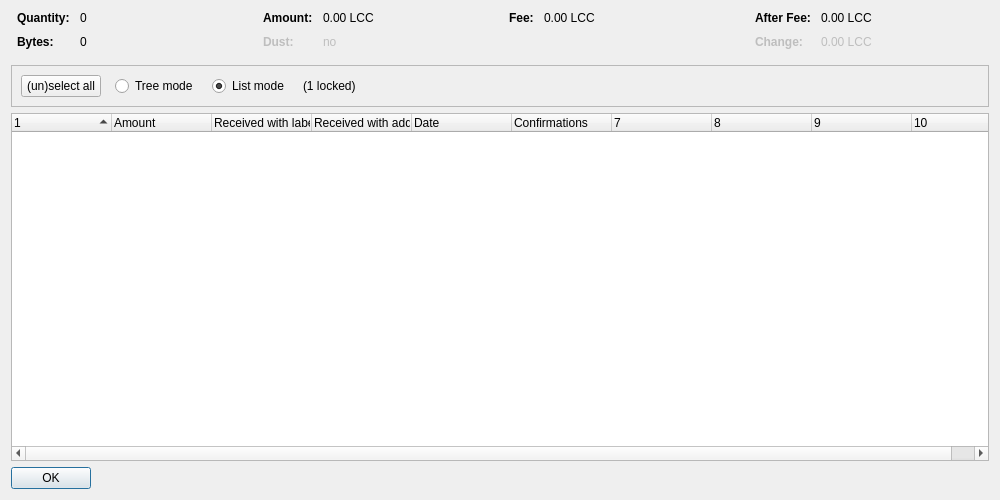
<?xml version="1.0" encoding="UTF-8"?>
<ui version="4.0">
 <class>CoinControlDialog</class>
 <widget class="QDialog" name="CoinControlDialog">
  <property name="geometry">
   <rect>
    <x>0</x>
    <y>0</y>
    <width>1000</width>
    <height>500</height>
   </rect>
  </property>
  <property name="windowTitle">
   <string>Coin Selection</string>
  </property>
  <layout class="QVBoxLayout" name="verticalLayout">
   <item>
    <layout class="QHBoxLayout" name="horizontalLayoutTop" stretch="0,0,0,0">
     <property name="topMargin">
      <number>0</number>
     </property>
     <property name="bottomMargin">
      <number>10</number>
     </property>
     <item>
      <layout class="QFormLayout" name="formLayoutCoinControl1">
       <property name="horizontalSpacing">
        <number>10</number>
       </property>
       <property name="verticalSpacing">
        <number>10</number>
       </property>
       <property name="leftMargin">
        <number>6</number>
       </property>
       <property name="rightMargin">
        <number>6</number>
       </property>
       <item row="0" column="0">
        <widget class="QLabel" name="labelCoinControlQuantityText">
         <property name="font">
          <font>
           <weight>75</weight>
           <bold>true</bold>
          </font>
         </property>
         <property name="text">
          <string>Quantity:</string>
         </property>
        </widget>
       </item>
       <item row="0" column="1">
        <widget class="QLabel" name="labelCoinControlQuantity">
         <property name="cursor">
          <cursorShape>IBeamCursor</cursorShape>
         </property>
         <property name="contextMenuPolicy">
          <enum>Qt::ActionsContextMenu</enum>
         </property>
         <property name="text">
          <string notr="true">0</string>
         </property>
         <property name="textInteractionFlags">
          <set>Qt::LinksAccessibleByMouse|Qt::TextSelectableByKeyboard|Qt::TextSelectableByMouse</set>
         </property>
        </widget>
       </item>
       <item row="1" column="0">
        <widget class="QLabel" name="labelCoinControlBytesText">
         <property name="font">
          <font>
           <weight>75</weight>
           <bold>true</bold>
          </font>
         </property>
         <property name="text">
          <string>Bytes:</string>
         </property>
        </widget>
       </item>
       <item row="1" column="1">
        <widget class="QLabel" name="labelCoinControlBytes">
         <property name="cursor">
          <cursorShape>IBeamCursor</cursorShape>
         </property>
         <property name="contextMenuPolicy">
          <enum>Qt::ActionsContextMenu</enum>
         </property>
         <property name="text">
          <string notr="true">0</string>
         </property>
         <property name="textInteractionFlags">
          <set>Qt::LinksAccessibleByMouse|Qt::TextSelectableByKeyboard|Qt::TextSelectableByMouse</set>
         </property>
        </widget>
       </item>
      </layout>
     </item>
     <item>
      <layout class="QFormLayout" name="formLayoutCoinControl2">
       <property name="horizontalSpacing">
        <number>10</number>
       </property>
       <property name="verticalSpacing">
        <number>10</number>
       </property>
       <property name="leftMargin">
        <number>6</number>
       </property>
       <property name="rightMargin">
        <number>6</number>
       </property>
       <item row="0" column="0">
        <widget class="QLabel" name="labelCoinControlAmountText">
         <property name="font">
          <font>
           <weight>75</weight>
           <bold>true</bold>
          </font>
         </property>
         <property name="text">
          <string>Amount:</string>
         </property>
        </widget>
       </item>
       <item row="0" column="1">
        <widget class="QLabel" name="labelCoinControlAmount">
         <property name="cursor">
          <cursorShape>IBeamCursor</cursorShape>
         </property>
         <property name="contextMenuPolicy">
          <enum>Qt::ActionsContextMenu</enum>
         </property>
         <property name="text">
          <string notr="true">0.00 LCC</string>
         </property>
         <property name="textInteractionFlags">
          <set>Qt::LinksAccessibleByMouse|Qt::TextSelectableByKeyboard|Qt::TextSelectableByMouse</set>
         </property>
        </widget>
       </item>
       <item row="1" column="0">
        <widget class="QLabel" name="labelCoinControlLowOutputText">
         <property name="enabled">
          <bool>false</bool>
         </property>
         <property name="font">
          <font>
           <weight>75</weight>
           <bold>true</bold>
          </font>
         </property>
         <property name="text">
          <string>Dust:</string>
         </property>
        </widget>
       </item>
       <item row="1" column="1">
        <widget class="QLabel" name="labelCoinControlLowOutput">
         <property name="enabled">
          <bool>false</bool>
         </property>
         <property name="cursor">
          <cursorShape>IBeamCursor</cursorShape>
         </property>
         <property name="contextMenuPolicy">
          <enum>Qt::ActionsContextMenu</enum>
         </property>
         <property name="text">
          <string notr="true">no</string>
         </property>
         <property name="textInteractionFlags">
          <set>Qt::LinksAccessibleByMouse|Qt::TextSelectableByKeyboard|Qt::TextSelectableByMouse</set>
         </property>
        </widget>
       </item>
      </layout>
     </item>
     <item>
      <layout class="QFormLayout" name="formLayoutCoinControl3">
       <property name="horizontalSpacing">
        <number>10</number>
       </property>
       <property name="verticalSpacing">
        <number>10</number>
       </property>
       <property name="leftMargin">
        <number>6</number>
       </property>
       <property name="rightMargin">
        <number>6</number>
       </property>
       <item row="0" column="0">
        <widget class="QLabel" name="labelCoinControlFeeText">
         <property name="font">
          <font>
           <weight>75</weight>
           <bold>true</bold>
          </font>
         </property>
         <property name="text">
          <string>Fee:</string>
         </property>
        </widget>
       </item>
       <item row="0" column="1">
        <widget class="QLabel" name="labelCoinControlFee">
         <property name="cursor">
          <cursorShape>IBeamCursor</cursorShape>
         </property>
         <property name="contextMenuPolicy">
          <enum>Qt::ActionsContextMenu</enum>
         </property>
         <property name="text">
          <string notr="true">0.00 LCC</string>
         </property>
         <property name="textInteractionFlags">
          <set>Qt::LinksAccessibleByMouse|Qt::TextSelectableByKeyboard|Qt::TextSelectableByMouse</set>
         </property>
        </widget>
       </item>
      </layout>
     </item>
     <item>
      <layout class="QFormLayout" name="formLayoutCoinControl4">
       <property name="horizontalSpacing">
        <number>10</number>
       </property>
       <property name="verticalSpacing">
        <number>10</number>
       </property>
       <property name="leftMargin">
        <number>6</number>
       </property>
       <property name="rightMargin">
        <number>6</number>
       </property>
       <item row="0" column="0">
        <widget class="QLabel" name="labelCoinControlAfterFeeText">
         <property name="font">
          <font>
           <weight>75</weight>
           <bold>true</bold>
          </font>
         </property>
         <property name="text">
          <string>After Fee:</string>
         </property>
        </widget>
       </item>
       <item row="0" column="1">
        <widget class="QLabel" name="labelCoinControlAfterFee">
         <property name="cursor">
          <cursorShape>IBeamCursor</cursorShape>
         </property>
         <property name="contextMenuPolicy">
          <enum>Qt::ActionsContextMenu</enum>
         </property>
         <property name="text">
          <string notr="true">0.00 LCC</string>
         </property>
         <property name="textInteractionFlags">
          <set>Qt::LinksAccessibleByMouse|Qt::TextSelectableByKeyboard|Qt::TextSelectableByMouse</set>
         </property>
        </widget>
       </item>
       <item row="1" column="0">
        <widget class="QLabel" name="labelCoinControlChangeText">
         <property name="enabled">
          <bool>false</bool>
         </property>
         <property name="font">
          <font>
           <weight>75</weight>
           <bold>true</bold>
          </font>
         </property>
         <property name="text">
          <string>Change:</string>
         </property>
        </widget>
       </item>
       <item row="1" column="1">
        <widget class="QLabel" name="labelCoinControlChange">
         <property name="enabled">
          <bool>false</bool>
         </property>
         <property name="cursor">
          <cursorShape>IBeamCursor</cursorShape>
         </property>
         <property name="contextMenuPolicy">
          <enum>Qt::ActionsContextMenu</enum>
         </property>
         <property name="text">
          <string notr="true">0.00 LCC</string>
         </property>
         <property name="textInteractionFlags">
          <set>Qt::LinksAccessibleByMouse|Qt::TextSelectableByKeyboard|Qt::TextSelectableByMouse</set>
         </property>
        </widget>
       </item>
      </layout>
     </item>
    </layout>
   </item>
   <item>
    <widget class="QFrame" name="frame">
     <property name="minimumSize">
      <size>
       <width>0</width>
       <height>40</height>
      </size>
     </property>
     <property name="frameShape">
      <enum>QFrame::StyledPanel</enum>
     </property>
     <property name="frameShadow">
      <enum>QFrame::Sunken</enum>
     </property>
     <layout class="QHBoxLayout" name="horizontalLayout">
      <item>
       <layout class="QHBoxLayout" name="horizontalLayoutPanel" stretch="0,0,0,0,0">
        <property name="spacing">
         <number>14</number>
        </property>
        <item>
         <widget class="QPushButton" name="pushButtonSelectAll">
          <property name="sizePolicy">
           <sizepolicy hsizetype="Maximum" vsizetype="Fixed">
            <horstretch>0</horstretch>
            <verstretch>0</verstretch>
           </sizepolicy>
          </property>
          <property name="text">
           <string>(un)select all</string>
          </property>
          <property name="autoDefault">
           <bool>false</bool>
          </property>
         </widget>
        </item>
        <item>
         <widget class="QRadioButton" name="radioTreeMode">
          <property name="sizePolicy">
           <sizepolicy hsizetype="Maximum" vsizetype="Fixed">
            <horstretch>0</horstretch>
            <verstretch>0</verstretch>
           </sizepolicy>
          </property>
          <property name="text">
           <string>Tree mode</string>
          </property>
         </widget>
        </item>
        <item>
         <widget class="QRadioButton" name="radioListMode">
          <property name="sizePolicy">
           <sizepolicy hsizetype="Maximum" vsizetype="Fixed">
            <horstretch>0</horstretch>
            <verstretch>0</verstretch>
           </sizepolicy>
          </property>
          <property name="text">
           <string>List mode</string>
          </property>
          <property name="checked">
           <bool>true</bool>
          </property>
         </widget>
        </item>
        <item>
         <widget class="QLabel" name="labelLocked">
          <property name="text">
           <string notr="true">(1 locked)</string>
          </property>
         </widget>
        </item>
        <item>
         <spacer name="horizontalSpacer">
          <property name="orientation">
           <enum>Qt::Horizontal</enum>
          </property>
          <property name="sizeHint" stdset="0">
           <size>
            <width>40</width>
            <height>20</height>
           </size>
          </property>
         </spacer>
        </item>
       </layout>
      </item>
     </layout>
    </widget>
   </item>
   <item>
    <widget class="CoinControlTreeWidget" name="treeWidget">
     <property name="contextMenuPolicy">
      <enum>Qt::CustomContextMenu</enum>
     </property>
     <property name="sortingEnabled">
      <bool>false</bool>
     </property>
     <property name="columnCount">
      <number>10</number>
     </property>
     <attribute name="headerShowSortIndicator" stdset="0">
      <bool>true</bool>
     </attribute>
     <attribute name="headerStretchLastSection">
      <bool>false</bool>
     </attribute>
     <column>
      <property name="text">
       <string/>
      </property>
     </column>
     <column>
      <property name="text">
       <string>Amount</string>
      </property>
     </column>
     <column>
      <property name="text">
       <string>Received with label</string>
      </property>
     </column>
     <column>
      <property name="text">
       <string>Received with address</string>
      </property>
     </column>
     <column>
      <property name="text">
       <string>Date</string>
      </property>
     </column>
     <column>
      <property name="text">
       <string>Confirmations</string>
      </property>
      <property name="toolTip">
       <string>Confirmed</string>
      </property>
     </column>
     <column>
      <property name="text">
       <string/>
      </property>
     </column>
     <column>
      <property name="text">
       <string/>
      </property>
     </column>
     <column>
      <property name="text">
       <string/>
      </property>
     </column>
     <column>
      <property name="text">
       <string/>
      </property>
     </column>
    </widget>
   </item>
   <item>
    <widget class="QDialogButtonBox" name="buttonBox">
     <property name="sizePolicy">
      <sizepolicy hsizetype="Maximum" vsizetype="Fixed">
       <horstretch>0</horstretch>
       <verstretch>0</verstretch>
      </sizepolicy>
     </property>
     <property name="orientation">
      <enum>Qt::Horizontal</enum>
     </property>
     <property name="standardButtons">
      <set>QDialogButtonBox::Ok</set>
     </property>
    </widget>
   </item>
  </layout>
 </widget>
 <customwidgets>
  <customwidget>
   <class>CoinControlTreeWidget</class>
   <extends>QTreeWidget</extends>
   <header>qt/coincontroltreewidget.h</header>
  </customwidget>
 </customwidgets>
 <resources/>
 <connections/>
</ui>
